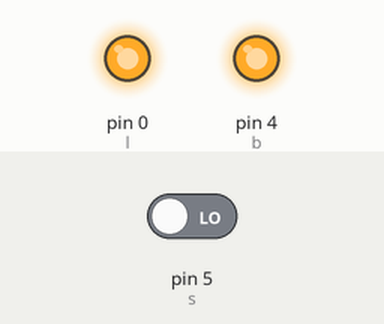
Bench run of a sketch on a simulated Arduino Uno, built with avr-gcc and run on an emulated ATmega328P. On the bench: output pins drawn as LEDs (lit = HIGH). The test bench sets the inputs (shaded band); at power-on: pin 5 (s) LOW.

Above: at 21.8 s.
At 23.8 s:
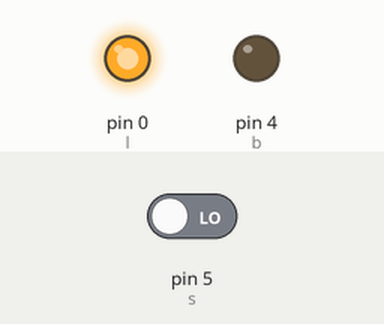
Timing chart, 0 to 25.3 s (numbered marks = the images above):
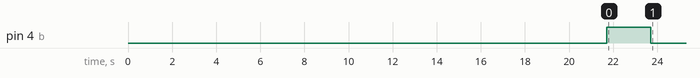

The sketch:

PIR.ino
```cpp
//#include<LiquidCrystal.h>
//LiquidCrystal lcd(12,11,5,4,3,2);
int s = 5;
int b = 4;
int s1,s2;
int l = 0;
void readsens()
{
  s1 = digitalRead(s);
  //Serial.println("sensor value");
  //Serial.println(s1);
  //Serial.begin(9600);
}


void setup()
{
 pinMode(s,INPUT);
 pinMode(l,OUTPUT);
 pinMode(b,OUTPUT);
 digitalWrite(l,1);
 //pinMode(l, INPUT_PULLUP);
 //lcd.begin(16,2);
 //lcd.print("CALIB SENSOR... ");
 //delay(3000);
 //lcd.clear();
 //lcd.setCursor(0,1);
    for(int i = 30; i >=0; i--)
    {

      //lcd.setCursor(5,1);
      //lcd.print("Seconds.....");
      //lcd.setCursor(8,0);
      //lcd.print(i);
      delay(700);
    }
    //lcd.setCursor(0,0);
    //lcd.clear();
    //lcd.print("SENSOR ACTIVE");
    digitalWrite(b,1);
    delay(2000);
    digitalWrite(b,0);

}

void loop()
{
  //lcd.clear();
  readsens();
  Serial.print(s1);
  if(s1==1)
  {
    //lcd.clear();
    //lcd.print("LOCKING DOOR....");
    digitalWrite(b,1);
    delay(2500);
    digitalWrite(b,0);
    digitalWrite(l,LOW);
    delay(3000);
    while(1)
    {
    digitalWrite(l,LOW);
    //lcd.clear();
    //lcd.print("RESTROOM ENGAGED.......");
    //delay(1000);
    s2 = digitalRead(s);
    Serial.println(s2);

    if(s2==1)
    {
      //lcd.clear();
      //lcd.print("LOCKING DOOR....");
      digitalWrite(b,1);
      delay(1000);
      digitalWrite(b,0);
      delay(9000);
      break;
    }

    }
    //lcd.clear();
    //lcd.print("CAMEOUT...");
    digitalWrite(b,1);
    delay(2000);
    digitalWrite(b,0);

  }

  else
  {
   //lcd.clear();
   //lcd.print("RESTROOM VACANT");
    digitalWrite(l,HIGH);
    delay(1000);
  }

}
```
